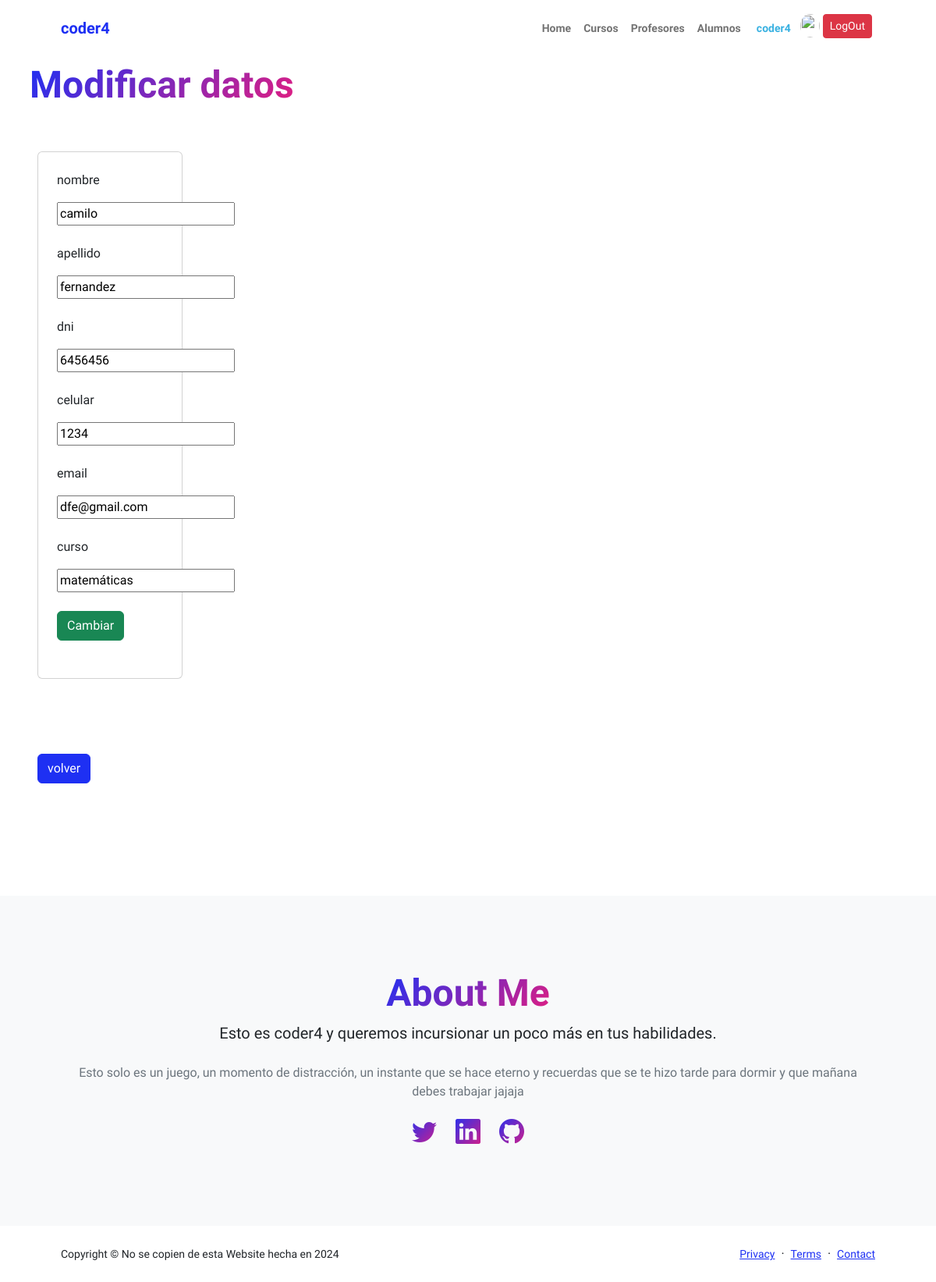
/AppCoderH/edita_profesor/14 (signed in), run on an earlier commit of the app's database.
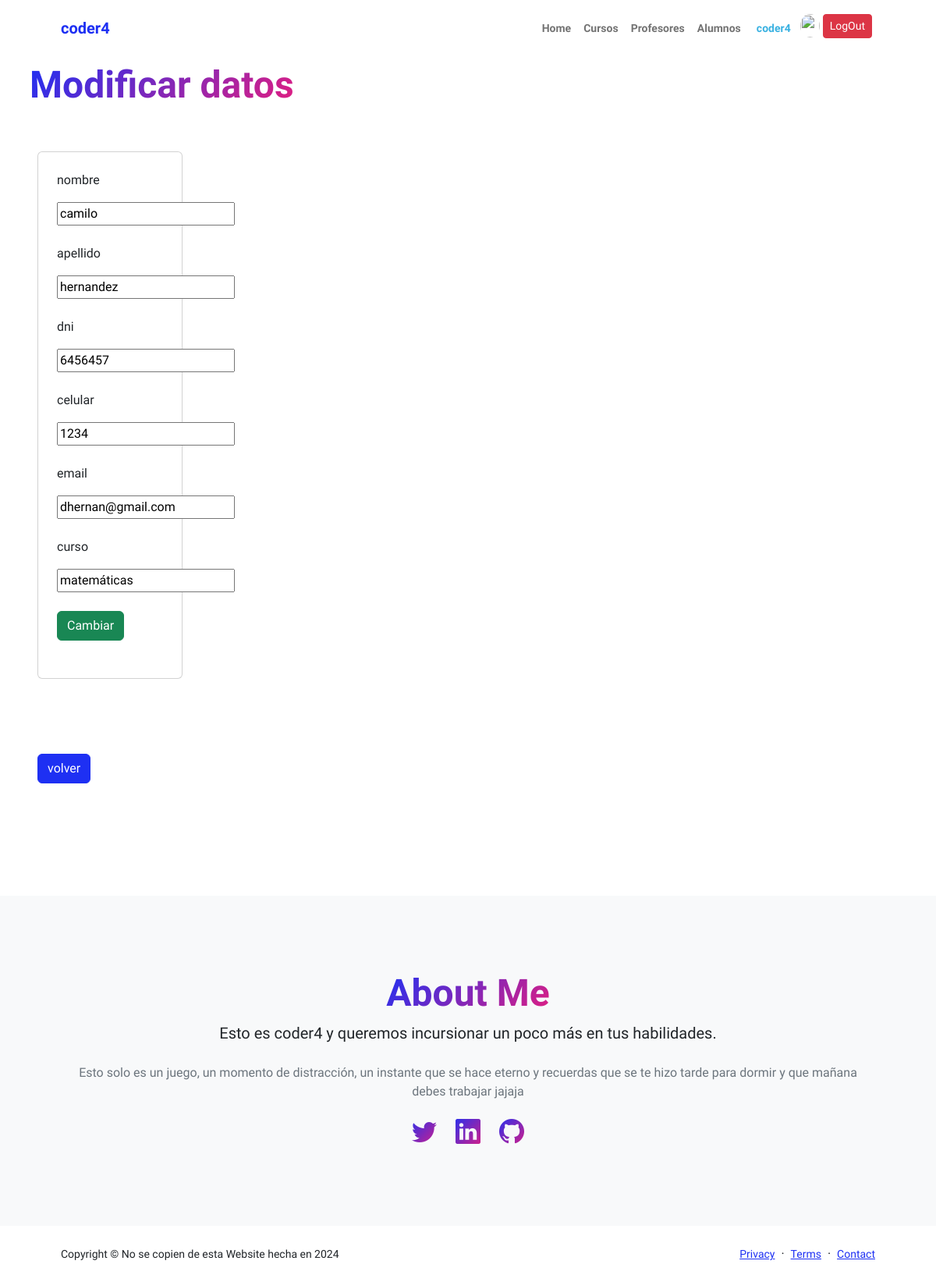
And on a later commit of the database.
### AppCoderH/models.py (models this page shows, shortened)
class Profesor(models.Model):
    nombre = models.CharField(max_length=40)
    apellido = models.CharField(max_length=40)
    dni = models.IntegerField()
    celular = models.CharField(max_length=15)
    email = models.EmailField()
    curso = models.CharField(max_length=40)

### AppCoderH/views.py (the view)
# urls.py: path("edita_profesor/<int:id>", views.edita_profesor, name="edita_profesor"),
@login_required
def edita_profesor(request, id):
    avatares = Avatar.objects.filter(user=request.user.id)
    profesor = Profesor.objects.get(id=id)
    if request.method == "POST":
        mi_formulario_profe = Profesor_formulario(request.POST)
        if mi_formulario_profe.is_valid():
            datos = mi_formulario_profe.cleaned_data
            profesor.nombre = datos["nombre"]
            profesor.apellido = datos["apellido"]
            profesor.dni = datos["dni"]
            profesor.celular = datos["celular"]
            profesor.email = datos["email"]
            profesor.curso = datos["curso"]
            profesor.save()
            messages.success(request, "modificado correctamente")
            profesor = Profesor.objects.all()
            return render(request, "ver_profesores.html", {"profesores":profesor, "url":avatares[0].imagen.url if avatares.exists () else None})
    else:
        mi_formulario_profe = Profesor_formulario(initial={"nombre":profesor.nombre, "apellido":profesor.apellido, "dni":profesor.dni, "celular":profesor.celular, "email":profesor.email, "curso":profesor.curso})
    return render(request, "edita_profesor.html", {"mi_formulario_profe":mi_formulario_profe, "profesor":profesor, "url":avatares[0].imagen.url if avatares.exists () else None})

### AppCoderH/forms.py
class Profesor_formulario(forms.Form):
    nombre = forms.CharField(max_length=40)
    apellido = forms.CharField(max_length=40)
    dni = forms.IntegerField()
    celular = forms.CharField(max_length=15)
    email = forms.EmailField()
    curso = forms.CharField(max_length=40)

### AppCoderH/templates/edita_profesor.html (shortened to what this page needs)
{% extends 'padre.html' %}
{% load static %}
{% block contenido %}
    <main>
        <section>
            <div class="container px-2 my-2">
                <div>
                    <h1 class="display-5 fw-bolder mb-0"><span class="text-gradient d-inline">Modificar datos</span></h1>
                </div>
            </div>
        </section>
        <div class="row">
            <div class="col-sm-12 col-md-8 col-lg-3 col-xl-3">
                <div class="container px-5 my-5">
                    <div class="card">
                        <div class="container px-2 my-2">
                            <div class="card-body">
                                <form action="{% url 'edita_profesor' profesor.id %}" method="POST">
                                    <p>nombre</p>
                                    {{mi_formulario_profe.nombre}}
                                    <div><br></div>
                                    <p>apellido</p>
                                    {{mi_formulario_profe.apellido}}
                                    <div><br></div>
                                    <p>dni</p>
                                    {{mi_formulario_profe.dni}}
                                    <div><br></div>
                                    <p>celular</p>
                                    {{mi_formulario_profe.celular}}
                                    <div><br></div>
                                    <p>email</p>
                                    {{mi_formulario_profe.email}}
                                    <div><br></div>
                                    <p>curso</p>
                                    {{mi_formulario_profe.curso}}
                                    <div><br></div>
                                    <button type="submit" class="btn btn-success text-white"><a href="{% url 'profesores' %}"></a>Cambiar</button>
                                    <div><br></div>
                                </form>
                            </div>
                        </div>
                    </div>
                </div>
            </div>
        </div>
        <div class="col-sm-12 col-md-8 col-lg-3 col-xl-3">
            <div class="container px-5 my-5">
                <a href="{% url 'profesores' %}" class="btn btn-primary">volver</a>
            </div>
        </div>
        <div><br></div>
    </main>
{% endblock %}

What changed in the data, as far as the page shows it:
changed Profesor "camilo": apellido "fernandez" → "hernandez"; dni "6456456" → "6456457"; email "dfe@gmail.com" → "dhernan@gmail.com"
